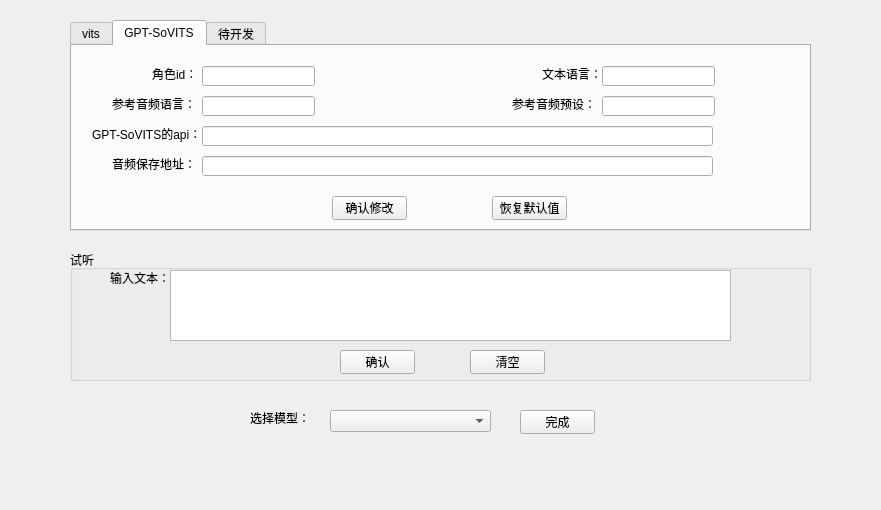
<?xml version="1.0" encoding="UTF-8"?>
<ui version="4.0">
 <class>Form</class>
 <widget class="QWidget" name="Form">
  <property name="geometry">
   <rect>
    <x>0</x>
    <y>0</y>
    <width>881</width>
    <height>510</height>
   </rect>
  </property>
  <property name="windowTitle">
   <string>VITS设置</string>
  </property>
  <property name="windowIcon">
   <iconset>
    <normaloff>../images/语音识别.png</normaloff>../images/语音识别.png</iconset>
  </property>
  <property name="styleSheet">
   <string notr="true"/>
  </property>
  <widget class="QGroupBox" name="groupBox_2">
   <property name="geometry">
    <rect>
     <x>70</x>
     <y>250</y>
     <width>741</width>
     <height>131</height>
    </rect>
   </property>
   <property name="title">
    <string>试听</string>
   </property>
   <widget class="QPushButton" name="vitsTextBtn">
    <property name="geometry">
     <rect>
      <x>270</x>
      <y>100</y>
      <width>75</width>
      <height>24</height>
     </rect>
    </property>
    <property name="text">
     <string>确认</string>
    </property>
   </widget>
   <widget class="QLabel" name="label_6">
    <property name="geometry">
     <rect>
      <x>40</x>
      <y>20</y>
      <width>61</width>
      <height>16</height>
     </rect>
    </property>
    <property name="text">
     <string>输入文本：</string>
    </property>
   </widget>
   <widget class="QTextEdit" name="vitsTextInput">
    <property name="geometry">
     <rect>
      <x>100</x>
      <y>20</y>
      <width>561</width>
      <height>71</height>
     </rect>
    </property>
   </widget>
   <widget class="QLabel" name="tipAudio">
    <property name="geometry">
     <rect>
      <x>530</x>
      <y>100</y>
      <width>71</width>
      <height>20</height>
     </rect>
    </property>
    <property name="font">
     <font>
      <pointsize>10</pointsize>
     </font>
    </property>
    <property name="text">
     <string/>
    </property>
   </widget>
   <widget class="QPushButton" name="vitsTextClear">
    <property name="geometry">
     <rect>
      <x>400</x>
      <y>100</y>
      <width>75</width>
      <height>24</height>
     </rect>
    </property>
    <property name="text">
     <string>清空</string>
    </property>
   </widget>
  </widget>
  <widget class="QTabWidget" name="tabWidget">
   <property name="geometry">
    <rect>
     <x>70</x>
     <y>20</y>
     <width>741</width>
     <height>211</height>
    </rect>
   </property>
   <property name="currentIndex">
    <number>1</number>
   </property>
   <widget class="QWidget" name="tab">
    <attribute name="title">
     <string>vits</string>
    </attribute>
    <widget class="QLabel" name="label">
     <property name="geometry">
      <rect>
       <x>80</x>
       <y>70</y>
       <width>61</width>
       <height>16</height>
      </rect>
     </property>
     <property name="text">
      <string>vits的api：</string>
     </property>
    </widget>
    <widget class="QLabel" name="label_2">
     <property name="geometry">
      <rect>
       <x>90</x>
       <y>20</y>
       <width>51</width>
       <height>16</height>
      </rect>
     </property>
     <property name="text">
      <string>角色ID：</string>
     </property>
    </widget>
    <widget class="QLabel" name="label_3">
     <property name="geometry">
      <rect>
       <x>490</x>
       <y>20</y>
       <width>41</width>
       <height>16</height>
      </rect>
     </property>
     <property name="text">
      <string>语速：</string>
     </property>
    </widget>
    <widget class="QLabel" name="label_4">
     <property name="geometry">
      <rect>
       <x>280</x>
       <y>20</y>
       <width>61</width>
       <height>20</height>
      </rect>
     </property>
     <property name="text">
      <string>文本语言：</string>
     </property>
    </widget>
    <widget class="QLabel" name="label_5">
     <property name="geometry">
      <rect>
       <x>60</x>
       <y>120</y>
       <width>81</width>
       <height>16</height>
      </rect>
     </property>
     <property name="text">
      <string>音频保存地址：</string>
     </property>
    </widget>
    <widget class="QLineEdit" name="vitsIdInput">
     <property name="geometry">
      <rect>
       <x>140</x>
       <y>20</y>
       <width>113</width>
       <height>20</height>
      </rect>
     </property>
    </widget>
    <widget class="QLineEdit" name="vitsLangInput">
     <property name="geometry">
      <rect>
       <x>340</x>
       <y>20</y>
       <width>113</width>
       <height>20</height>
      </rect>
     </property>
    </widget>
    <widget class="QLineEdit" name="vitsLengthInput">
     <property name="geometry">
      <rect>
       <x>530</x>
       <y>20</y>
       <width>113</width>
       <height>20</height>
      </rect>
     </property>
    </widget>
    <widget class="QLineEdit" name="vitsApiInput">
     <property name="geometry">
      <rect>
       <x>140</x>
       <y>70</y>
       <width>501</width>
       <height>20</height>
      </rect>
     </property>
    </widget>
    <widget class="QLineEdit" name="vitsWavPathInput">
     <property name="geometry">
      <rect>
       <x>140</x>
       <y>120</y>
       <width>501</width>
       <height>20</height>
      </rect>
     </property>
    </widget>
    <widget class="QPushButton" name="vitsModifyBtn">
     <property name="geometry">
      <rect>
       <x>260</x>
       <y>150</y>
       <width>75</width>
       <height>24</height>
      </rect>
     </property>
     <property name="text">
      <string>确认修改</string>
     </property>
    </widget>
    <widget class="QPushButton" name="vitsRestoreDefaultValuesBtn">
     <property name="geometry">
      <rect>
       <x>420</x>
       <y>150</y>
       <width>75</width>
       <height>24</height>
      </rect>
     </property>
     <property name="text">
      <string>恢复默认值</string>
     </property>
    </widget>
   </widget>
   <widget class="QWidget" name="tab2">
    <attribute name="title">
     <string>GPT-SoVITS</string>
    </attribute>
    <widget class="QLabel" name="label_7">
     <property name="geometry">
      <rect>
       <x>80</x>
       <y>20</y>
       <width>51</width>
       <height>16</height>
      </rect>
     </property>
     <property name="text">
      <string>角色id：</string>
     </property>
    </widget>
    <widget class="QLabel" name="label_9">
     <property name="geometry">
      <rect>
       <x>440</x>
       <y>50</y>
       <width>81</width>
       <height>16</height>
      </rect>
     </property>
     <property name="text">
      <string>参考音频预设：</string>
     </property>
    </widget>
    <widget class="QLabel" name="label_10">
     <property name="geometry">
      <rect>
       <x>470</x>
       <y>20</y>
       <width>61</width>
       <height>16</height>
      </rect>
     </property>
     <property name="text">
      <string>文本语言：</string>
     </property>
    </widget>
    <widget class="QLabel" name="label_11">
     <property name="geometry">
      <rect>
       <x>40</x>
       <y>50</y>
       <width>81</width>
       <height>16</height>
      </rect>
     </property>
     <property name="text">
      <string>参考音频语言：</string>
     </property>
    </widget>
    <widget class="QLabel" name="label_12">
     <property name="geometry">
      <rect>
       <x>20</x>
       <y>80</y>
       <width>111</width>
       <height>16</height>
      </rect>
     </property>
     <property name="text">
      <string>GPT-SoVITS的api：</string>
     </property>
    </widget>
    <widget class="QLabel" name="label_13">
     <property name="geometry">
      <rect>
       <x>40</x>
       <y>110</y>
       <width>81</width>
       <height>16</height>
      </rect>
     </property>
     <property name="text">
      <string>音频保存地址：</string>
     </property>
    </widget>
    <widget class="QLineEdit" name="gptSoVitsIdInput">
     <property name="geometry">
      <rect>
       <x>130</x>
       <y>20</y>
       <width>113</width>
       <height>20</height>
      </rect>
     </property>
    </widget>
    <widget class="QLineEdit" name="gptSoVitsLangInput">
     <property name="geometry">
      <rect>
       <x>530</x>
       <y>20</y>
       <width>113</width>
       <height>20</height>
      </rect>
     </property>
    </widget>
    <widget class="QLineEdit" name="gptSoVitsPromptLangInput">
     <property name="geometry">
      <rect>
       <x>130</x>
       <y>50</y>
       <width>113</width>
       <height>20</height>
      </rect>
     </property>
    </widget>
    <widget class="QLineEdit" name="gptSoVitsPresetInput">
     <property name="geometry">
      <rect>
       <x>530</x>
       <y>50</y>
       <width>113</width>
       <height>20</height>
      </rect>
     </property>
    </widget>
    <widget class="QLineEdit" name="gptSoVitsApiInput">
     <property name="geometry">
      <rect>
       <x>130</x>
       <y>80</y>
       <width>511</width>
       <height>20</height>
      </rect>
     </property>
    </widget>
    <widget class="QLineEdit" name="gptSoVitsWavPathInput">
     <property name="geometry">
      <rect>
       <x>130</x>
       <y>110</y>
       <width>511</width>
       <height>20</height>
      </rect>
     </property>
    </widget>
    <widget class="QPushButton" name="gptSoVitsModifyBtn">
     <property name="geometry">
      <rect>
       <x>260</x>
       <y>150</y>
       <width>75</width>
       <height>24</height>
      </rect>
     </property>
     <property name="text">
      <string>确认修改</string>
     </property>
    </widget>
    <widget class="QPushButton" name="gptSoVitsRestoreDefaultValuesBtn">
     <property name="geometry">
      <rect>
       <x>420</x>
       <y>150</y>
       <width>75</width>
       <height>24</height>
      </rect>
     </property>
     <property name="text">
      <string>恢复默认值</string>
     </property>
    </widget>
   </widget>
   <widget class="QWidget" name="tab3">
    <attribute name="title">
     <string>待开发</string>
    </attribute>
   </widget>
  </widget>
  <widget class="QLabel" name="label_8">
   <property name="geometry">
    <rect>
     <x>250</x>
     <y>410</y>
     <width>61</width>
     <height>16</height>
    </rect>
   </property>
   <property name="text">
    <string>选择模型：</string>
   </property>
  </widget>
  <widget class="QPushButton" name="vitsModelBtn">
   <property name="geometry">
    <rect>
     <x>520</x>
     <y>410</y>
     <width>75</width>
     <height>24</height>
    </rect>
   </property>
   <property name="text">
    <string>完成</string>
   </property>
  </widget>
  <widget class="QComboBox" name="vitsModelComboBox">
   <property name="geometry">
    <rect>
     <x>330</x>
     <y>410</y>
     <width>161</width>
     <height>22</height>
    </rect>
   </property>
  </widget>
 </widget>
 <resources/>
 <connections/>
</ui>
